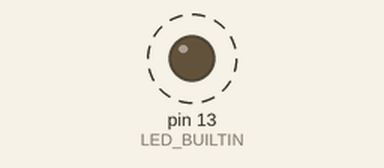
A sketch run on a simulated Arduino Uno, built with avr-gcc and run on an emulated ATmega328P. Parts: output pins drawn as LEDs (lit = HIGH). Dashed ring = blinking. What the sketch prints to the serial monitor is not drawn.

Above: at 0.5 s.
Timing chart, 0 to 3.3 s (numbered marks = the images above):
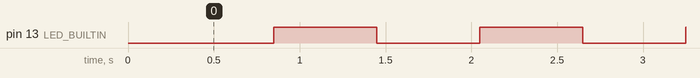

The sketch:

example3.ino
```cpp
/* Use preprocessor directive to create a synmbol named DEBUG
 *
 *  Surround statements with
 *
 *  #if DEBUG
 *    Serial.println("message");
 *  #endif
 *
 *  When the program is compiled with # define DEBUG 1
 *  the conditional statements #if DEBUG are true and the source code
 *  is compiled into the program.
 *
 *  When the program is compiled with #define DEBUG 0
 *  the conditional statements #if DEBUG are false and the sourc code
 *  is not compiled into the program
 *
 */

#define DEBUG 1

const unsigned long BLINK_INTERVAL = 500;
unsigned long blinkTime;
unsigned long wasteTime;
byte ledState;

void setup()
{
  #if DEBUG
  Serial.begin(38400);
  delay(250);
  Serial.println("Serial Debug Ready");
  #endif

  pinMode(LED_BUILTIN, OUTPUT);
  ledState = 0;
  digitalWrite(LED_BUILTIN, ledState);
  blinkTime = millis();
}

void loop()
{
    if(millis() - blinkTime >= BLINK_INTERVAL){
        ledState = ledState ^ 0x01;     // toggle state
        digitalWrite(LED_BUILTIN, ledState);
        blinkTime = millis();

        #if DEBUG
        Serial.print("ledState: ");
        Serial.println(ledState);
        #endif
    }
    else{
      wasteTime = millis();
      while((millis() - wasteTime) < 200);
    }
}
```

Measured:
- by itself, pin 13 (LED_BUILTIN): alternates HIGH for 0.60 s and LOW for 0.60 s
